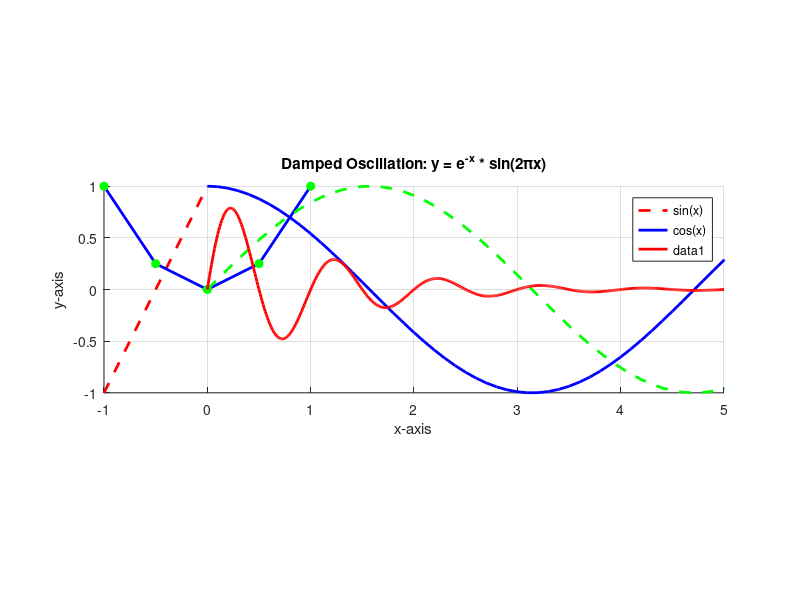

Source code (MATLAB):
clear; clc; close all;

figure;
hold on;
grid on;
axis equal;
% 1번

x1 = -10:0.1:10;
y1 = 2*x1 + 1;
plot(x1, y1, 'r--', 'LineWidth', 2);
xlabel('x-axis');
ylabel('y-axis');
title('linear function y = 2x + 1');

% 2번
xlim([-6 6]);
ylim([0 25]);
x2 = -5:0.5:5;
y2 = x2.^2;

% 파란색 포물선 그리기
plot(x2, y2, 'b-', 'LineWidth', 2);
hold on;

% 각 데이터 점마다 초록색 원 표시
plot(x2, y2, 'go', 'MarkerSize', 6, 'MarkerFaceColor', 'g');
xlabel('x-axis');
ylabel('y-axis');
title('Quadratic function y = x^2');

% 3번
xlim([0 7]);
ylim([-1 1]);
x3 = 0:0.1:2*pi;
y3_1 = sin(x3);
y3_2 = cos(x3);

plot(x3, y3_1, 'g--', 'LineWidth', 2);
hold on;
plot(x3, y3_2, 'b-', 'LineWidth', 2);
xlabel('x-axis');
ylabel('y-axis');
legend('sin(x)', 'cos(x)');
title('Sine and Cosine functions');

% 4번
x4 = 0:0.01:5;

% 원소별 곱셈인 .*를 사용해야 합니다.
y4 = exp(-x4) .* sin(2*pi*x4);
% xticks(0:0.5:5);     % x축 간격 0.5
% yticks(-1:0.2:1);     % y축 간격 0.2
xlim([-1 5]);
ylim([-1 1]);
plot(x4, y4, 'r-', 'LineWidth', 2);

title('Damped Oscillation: y = e^{-x} * sin(2πx)');
